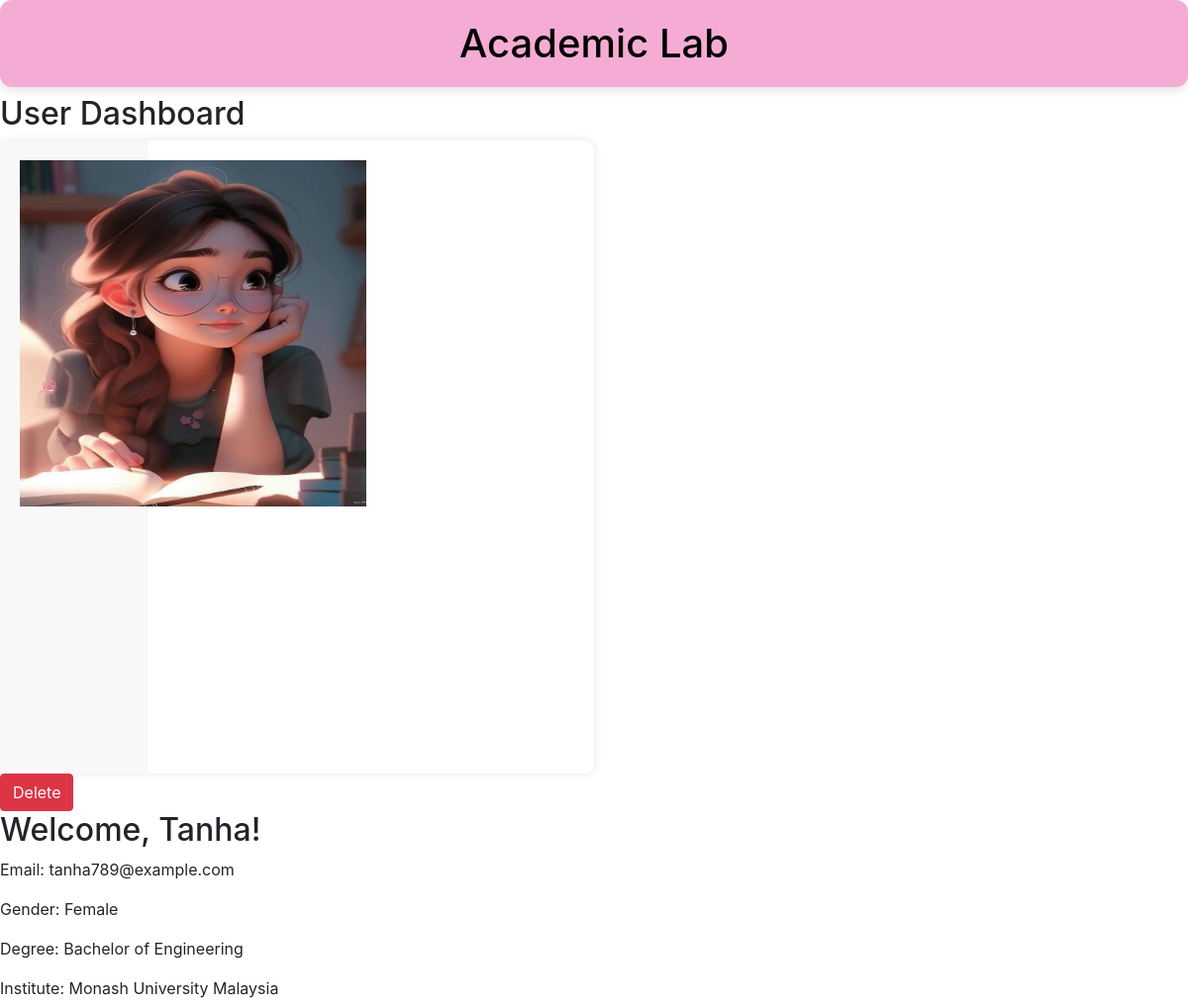
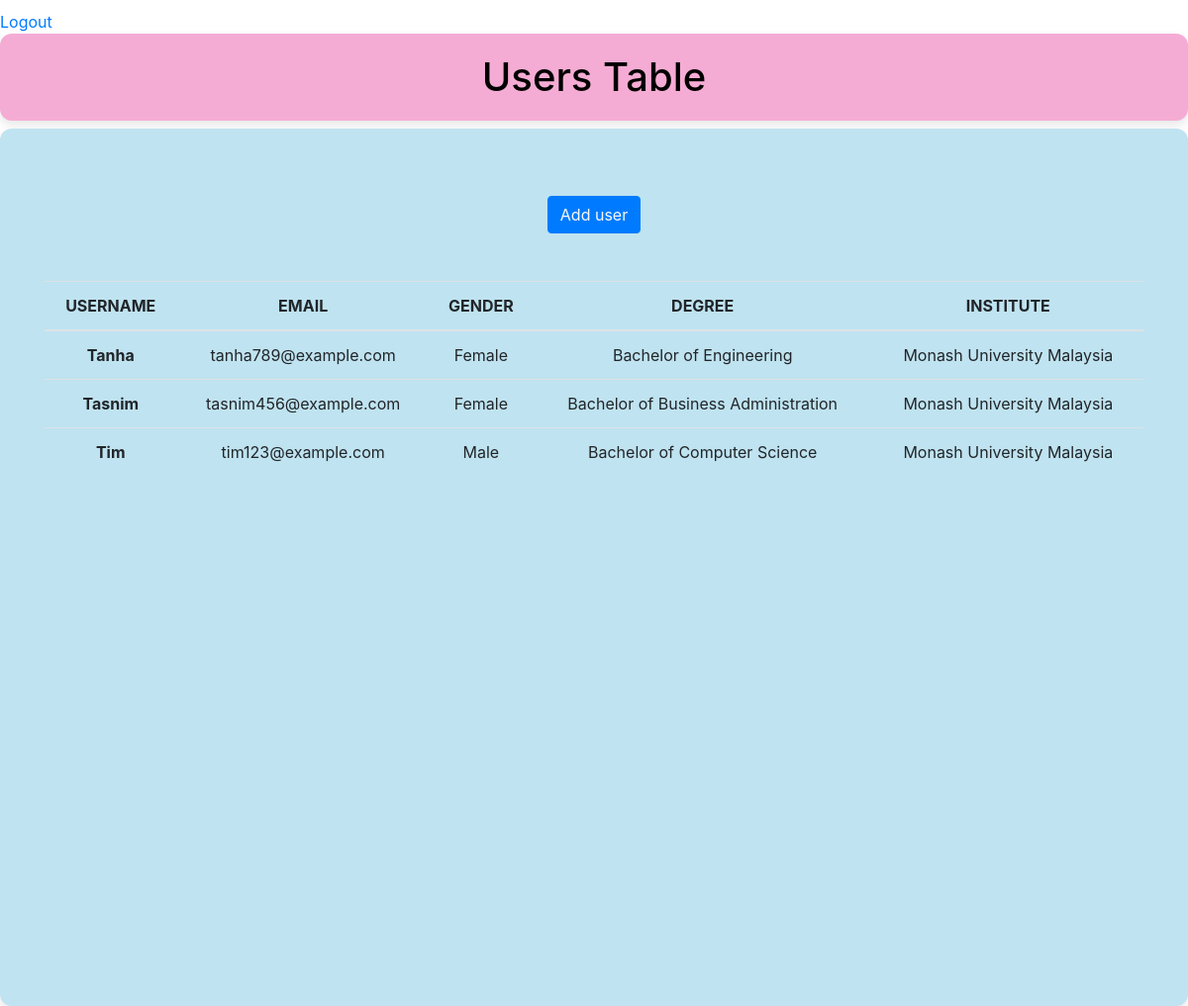
The page /userdashboard.php (signed in) on the database its author committed (2 pictures, top to bottom).
### tables this page shows
CREATE TABLE userinfo (
    username VARCHAR(255),
    email VARCHAR(255) UNIQUE NOT NULL,
    gender VARCHAR(10) NOT NULL,
    degree VARCHAR(255),
    institute VARCHAR(255),
    PRIMARY KEY (username),
    FOREIGN KEY (username) REFERENCES users1(username) ON DELETE CASCADE,
    FOREIGN KEY (degree, institute) REFERENCES education(degree, institute) ON DELETE CASCADE
);

### userdashboard.php (the view, shortened to what this page needs)
<?php
include 'tanziuserconnect.php';
if (!isset($_SESSION['username'])) {
  header("Location: logincss.php");
  exit();
}
else {$username = $_SESSION['username'];
}
$sql = "SELECT * FROM userinfo WHERE username='$username'";
$result = mysqli_query($con, $sql);
if ($row = mysqli_fetch_assoc($result)) {
  $email = $row['email'];
  $gender = $row['gender'];
  $degree = $row['degree'];
  $institute = $row['institute'];
} else {
  echo "User data not found!";
  exit();
}
?>
<!DOCTYPE html>
<html lang="en">
<head>
	<link rel="stylesheet" href="https://maxcdn.bootstrapcdn.com/bootstrap/4.0.0/css/bootstrap.min.css">
    <head>
</head>
<body>
<h1>Academic Lab </h1>
<h2>User Dashboard </h2>
    <div class="profile-container">
        <div class="left-side">
        <img id="profilepicture" src="tanha.png" alt="Graduation Cap and Scroll">
        </div>
    </div>
	<button class= "btn btn-danger"><a class="text-light" href="userdeleteitself.php? deleteid='.$username.'">Delete</a></button>
  <h2>Welcome, <?php echo htmlspecialchars($username); ?>!</h2>
    <p>Email: <?php echo htmlspecialchars($email); ?></p>
    <p>Gender: <?php echo htmlspecialchars($gender); ?></p>
    <p>Degree: <?php echo htmlspecialchars($degree); ?></p>
    <p>Institute: <?php echo htmlspecialchars($institute); ?></p>
    <a href="logout.php">Logout</a>
	<h1> Users Table</h1>
	<div class="chart-container">
	<div class="container">
		<button class="btn btn-primary my-5"><a href="userregistration.php"
		class="text-light">Add user</a>
		</button>
		<table class="table">
  <thead>
    <tr>
      <th scope="col">USERNAME</th>
      <th scope="col">EMAIL</th>
	  <th scope="col">GENDER</th>
	  <th scope="col">DEGREE</th>
	  <th scope="col">INSTITUTE</th>
    </tr>
  </thead>
  <tbody>
<?php
$sql = "SELECT username, email, gender, degree, institute FROM userinfo";
$result = mysqli_query($con, $sql);
if ($result) {
    while ($row = mysqli_fetch_assoc($result)) {
      $username = $row['username'];
        $email = $row['email'];
        $gender = $row['gender'];
        $degree = $row['degree'];
        $institute = $row['institute'];
        echo '<tr>
            <th scope="row">' . $username . '</th>
            <td>' . $email . '</td>
            <td>' . $gender . '</td>
            <td>' . $degree . '</td>
            <td>' . $institute . '</td>
        </tr>';
    }
}
?>
  </tbody>
</table>
	</div>
	<div id="piechart" style="width: 900px; height: 500px;"></div>
	</div>
</body>
</html>

### userdashboard.php (style rules this page uses)
h1 { background-color:rgb(245, 172, 212); color: black; padding: 20px; border-radius: 12px; box-shadow: 0 4px 10px rgba(0, 0, 0, 0.1); text-align: center; }
.chart-container { background-color:rgb(191, 227, 240); padding: 20px; border-radius: 12px; box-shadow: 0 4px 10px rgba(0, 0, 0, 0.1); text-align: center; }
#piechart { margin: 0 auto; width: 100%; height: 500px; }
.profile-container { display: flex; width: 50%; height: 80vh; background-color: white; border-radius: 10px; box-shadow: 0 0 10px rgba(0, 0, 0, 0.1); }
.left-side { width: 25%; padding: 20px; background-color: #f8f8f8; text-align: center; border-radius: 10px 0 0 10px; }
#profilepicture { width: 350px; height: 350px; }

### rows shown on the page
userinfo: email "tanha789@example.com", gender "Female", degree "Bachelor of Engineering", institute "Monash University Malaysia", username "Tanha"
userinfo: username "Tasnim", email "tasnim456@example.com", gender "Female", degree "Bachelor of Business Administration", institute "Monash University Malaysia"
userinfo: username "Tim", email "tim123@example.com", gender "Male", degree "Bachelor of Computer Science", institute "Monash University Malaysia"

### other values the page prints
$username "Tanha"
